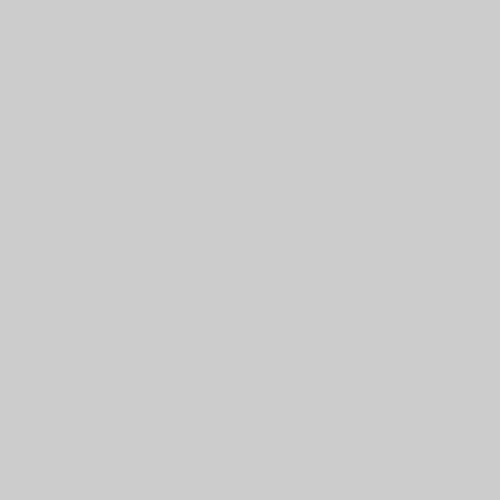
Frame 1 (no input)
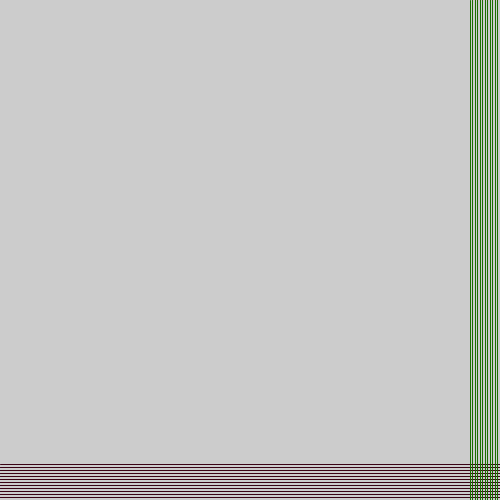
Frame 60 (the mouse pressed at the canvas centre just before this capture)
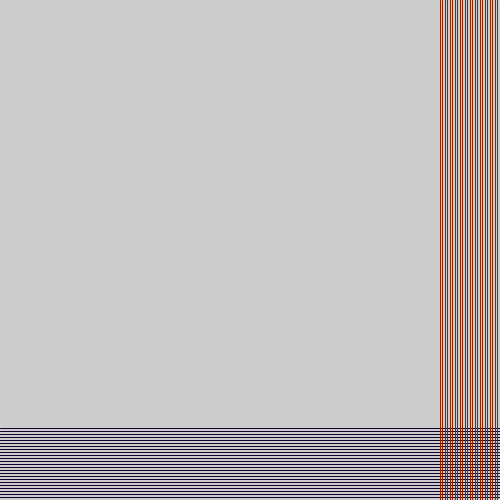
Frame 120 (the mouse held since frame 60 and released just before this capture)

The Processing sketch that drew these frames (run headless with seeded random() and noise(); from frame 60 on, the mouse is pressed at the canvas centre):

// Processing sketch: processing_67184
// ── processing_67184.pde

float [] ypositions = new float[50];
float yvelocity;

int startTime;
int currentTime;
int intervalTime;
int linenumber;
int linenumber2;

float[] xpositions = new float [30];
float xvelocity;

void setup() {
  size(500, 500);
  startTime= millis();
  intervalTime=80;
  linenumber = 0;
  linenumber2 =0;
  yvelocity=-3;
  xvelocity=-2.5;

  for (int i=0; i<50; i++) {
    ypositions[i] = height;
  }
  for (int k=0; k<30; k++) {
    xpositions[k] =width;
  }  
}

void draw() {

  currentTime=millis();  

  if (currentTime-startTime >= intervalTime) {
    if (linenumber < 50) {
      linenumber+=1;
  }

  if (linenumber >50) {
    linenumber = 0; 
  }
  
 //test 
    if (currentTime-startTime >= intervalTime) {
    if (linenumber2 < 30) {
      linenumber2+=1;
  }

  if (linenumber2 >30) {
    linenumber2 = 0; 
  }
  //test
  
  
    startTime = millis();
  }

  stroke(random(122-59), random(46), random(255));
  for (int i = 0; i < linenumber; i++) {
    ypositions[i]=ypositions[i] + yvelocity;
    line(0, ypositions[i], width, ypositions[i]);
  
    if (ypositions[i]<0) {
      ypositions[i]=height;
    }
  }
stroke(random(155), random(131), random(133-151));
  for (int k=0; k<linenumber2; k++) {
    xpositions[k]=xpositions[k] +xvelocity;
    line(xpositions[k],0, xpositions[k], height);
  
    if (xpositions[k]<0) {
      xpositions[k]=width;
    }
  }
}
}
